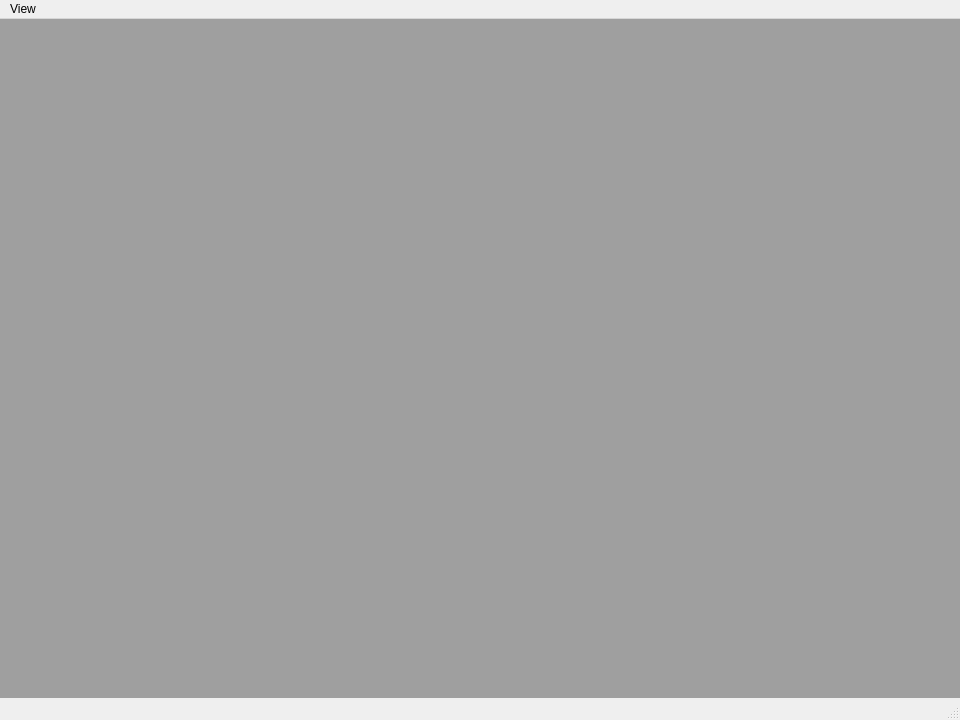
<?xml version="1.0" encoding="UTF-8"?>
<ui version="4.0">
 <class>PyCams</class>
 <widget class="QMainWindow" name="PyCams">
  <property name="geometry">
   <rect>
    <x>0</x>
    <y>0</y>
    <width>960</width>
    <height>720</height>
   </rect>
  </property>
  <property name="windowTitle">
   <string>NeuCams</string>
  </property>
  <widget class="QWidget" name="centralwidget">
   <layout class="QGridLayout" name="gridLayout">
    <property name="leftMargin">
     <number>0</number>
    </property>
    <property name="topMargin">
     <number>0</number>
    </property>
    <property name="rightMargin">
     <number>0</number>
    </property>
    <property name="bottomMargin">
     <number>0</number>
    </property>
    <item row="0" column="0">
     <widget class="QMdiArea" name="mdiArea"/>
    </item>
   </layout>
  </widget>
  <widget class="QMenuBar" name="menubar">
   <property name="geometry">
    <rect>
     <x>0</x>
     <y>0</y>
     <width>727</width>
     <height>21</height>
    </rect>
   </property>
   <widget class="QMenu" name="menuView">
    <property name="title">
     <string>View</string>
    </property>
    <addaction name="actionCascade"/>
    <addaction name="actionTiled"/>
    <addaction name="actionTabbed"/>
    <addaction name="actionSubwindow"/>
   </widget>
   <addaction name="menuView"/>
  </widget>
  <widget class="QStatusBar" name="statusbar"/>
  <action name="actionCascade">
   <property name="text">
    <string>Cascade View</string>
   </property>
  </action>
  <action name="actionTiled">
   <property name="text">
    <string>Tiled View</string>
   </property>
  </action>
  <action name="actionSubwindow">
   <property name="text">
    <string>Subwindow View</string>
   </property>
  </action>
  <action name="actionTabbed">
   <property name="text">
    <string>Tabbed View</string>
   </property>
  </action>
 </widget>
 <resources/>
</ui> 
